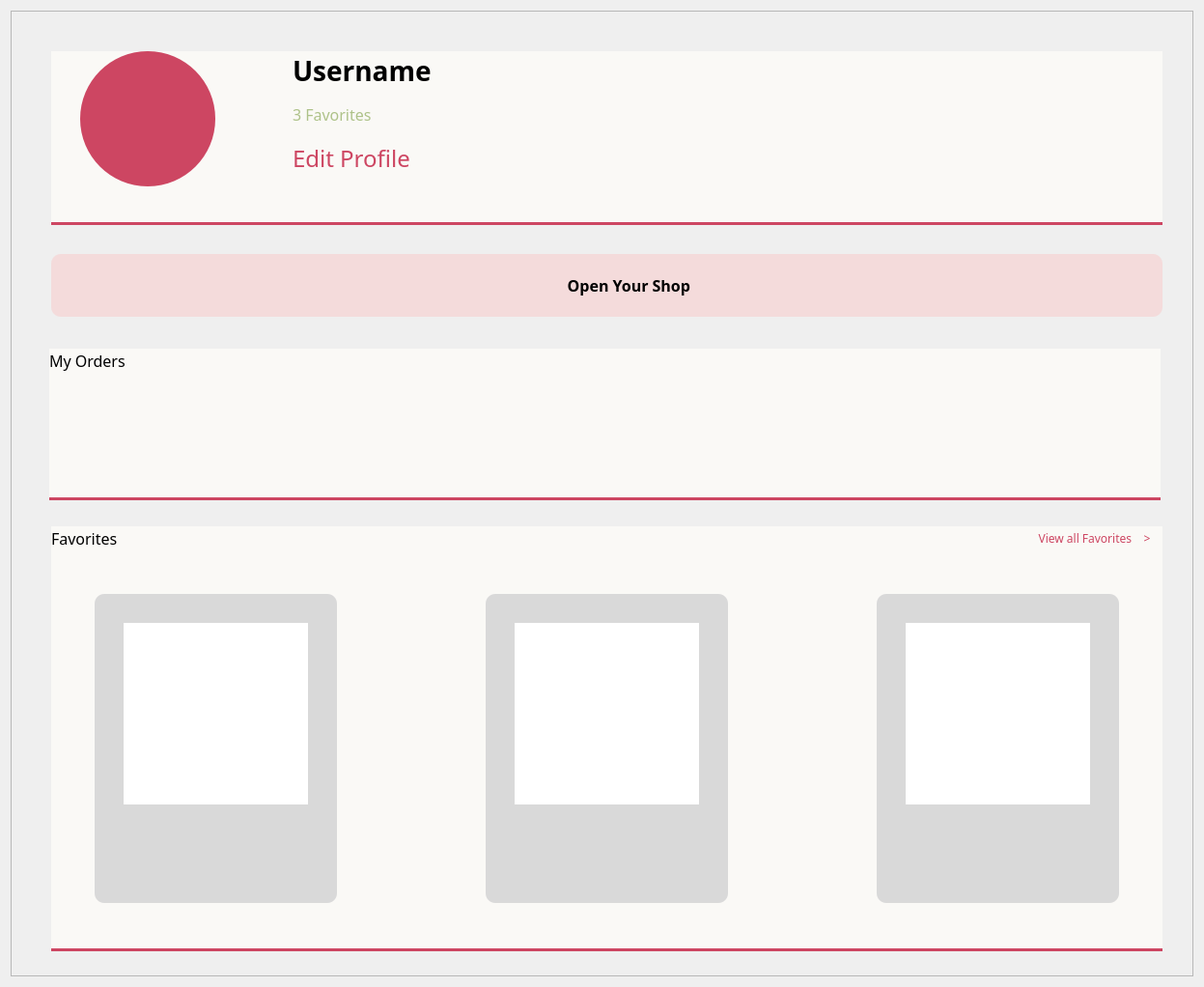
       <widget class="QWidget" name="scrollAreaWidgetContents_3">
        <property name="geometry">
         <rect>
          <x>0</x>
          <y>0</y>
          <width>1247</width>
          <height>1018</height>
         </rect>
        </property>
        <property name="styleSheet">
         <string notr="true"/>
        </property>
        <layout class="QVBoxLayout" name="verticalLayout_2">
         <item>
          <widget class="QFrame" name="frame_userprofile">
           <property name="minimumSize">
            <size>
             <width>0</width>
             <height>1000</height>
            </size>
           </property>
           <property name="frameShape">
            <enum>QFrame::StyledPanel</enum>
           </property>
           <property name="frameShadow">
            <enum>QFrame::Raised</enum>
           </property>
           <widget class="QWidget" name="profilecontainer" native="true">
            <property name="geometry">
             <rect>
              <x>42</x>
              <y>42</y>
              <width>1151</width>
              <height>180</height>
             </rect>
            </property>
            <property name="styleSheet">
             <string notr="true">border-bottom: 3px solid #CD4662;
background: #FAF9F6;</string>
            </property>
            <widget class="QLabel" name="profilepic">
             <property name="geometry">
              <rect>
               <x>30</x>
               <y>0</y>
               <width>140</width>
               <height>140</height>
              </rect>
             </property>
             <property name="styleSheet">
              <string notr="true">border: none;
border-radius: 70px;
background: #cd4662;</string>
             </property>
             <property name="text">
              <string/>
             </property>
            </widget>
            <widget class="QLabel" name="usernamelabel">
             <property name="geometry">
              <rect>
               <x>250</x>
               <y>0</y>
               <width>151</width>
               <height>41</height>
              </rect>
             </property>
             <property name="styleSheet">
              <string notr="true">border: none;
color: #000;
font-family: Suwannaphum;
font-size: 28px;
font-style: normal;
font-weight: 700;
line-height: normal;</string>
             </property>
             <property name="text">
              <string>Username</string>
             </property>
            </widget>
            <widget class="QLabel" name="favloriteabel">
             <property name="geometry">
              <rect>
               <x>250</x>
               <y>45</y>
               <width>151</width>
               <height>41</height>
              </rect>
             </property>
             <property name="styleSheet">
              <string notr="true">border: none;
color: #AEC289;
font-family: Suwannaphum;
font-size: 16px;
font-style: normal;
font-weight: 400;
line-height: normal;</string>
             </property>
             <property name="text">
              <string>3 Favorites</string>
             </property>
            </widget>
            <widget class="QPushButton" name="editprofilebutton">
             <property name="geometry">
              <rect>
               <x>250</x>
               <y>90</y>
               <width>131</width>
               <height>41</height>
              </rect>
             </property>
             <property name="styleSheet">
              <string notr="true">border: none;
color: #CD4662;
font-family: Suwannaphum;
font-size: 24px;
font-style: normal;
font-weight: 400;
line-height: normal;
text-align: left;</string>
             </property>
             <property name="text">
              <string>Edit Profile</string>
             </property>
            </widget>
           </widget>
           <widget class="QPushButton" name="backbutton">
            <property name="geometry">
             <rect>
              <x>0</x>
              <y>10</y>
              <width>20</width>
              <height>31</height>
             </rect>
            </property>
            <property name="styleSheet">
             <string notr="true">border: none;
image: url(:/pic/realimages/backhomoe.png);</string>
            </property>
            <property name="text">
             <string/>
            </property>
           </widget>
           <widget class="QWidget" name="myordercontainer" native="true">
            <property name="geometry">
             <rect>
              <x>40</x>
              <y>350</y>
              <width>1151</width>
              <height>157</height>
             </rect>
            </property>
            <property name="styleSheet">
             <string notr="true">border-bottom: 3px solid #CD4662;
background: #FAF9F6;
</string>
            </property>
            <widget class="QLabel" name="myorderlabel">
             <property name="geometry">
              <rect>
               <x>0</x>
               <y>0</y>
               <width>100</width>
               <height>25</height>
              </rect>
             </property>
             <property name="styleSheet">
              <string notr="true">border: none;
color: #000;
text-align: center;
font-family: Suwannaphum;
font-size: 16px;
font-style: normal;
font-weight: 400;
line-height: normal;</string>
             </property>
             <property name="text">
              <string>My Orders</string>
             </property>
            </widget>
            <widget class="QPushButton" name="tobeshipbutton">
             <property name="geometry">
              <rect>
               <x>250</x>
               <y>40</y>
               <width>90</width>
               <height>90</height>
              </rect>
             </property>
             <property name="styleSheet">
              <string notr="true">image: url(:/pic/images/newres/tobeshipped.png);
border: none;</string>
             </property>
             <property name="text">
              <string/>
             </property>
            </widget>
            <widget class="QPushButton" name="tobereceivebutton">
             <property name="geometry">
              <rect>
               <x>550</x>
               <y>40</y>
               <width>90</width>
               <height>90</height>
              </rect>
             </property>
             <property name="styleSheet">
              <string notr="true">image: url(:/pic/images/newres/toberecieved.png);
border: none;</string>
             </property>
             <property name="text">
              <string/>
             </property>
            </widget>
            <widget class="QPushButton" name="completebutton">
             <property name="geometry">
              <rect>
               <x>850</x>
               <y>40</y>
               <width>90</width>
               <height>90</height>
              </rect>
             </property>
             <property name="styleSheet">
              <string notr="true">image: url(:/pic/images/newres/completed.png);
border: none;</string>
             </property>
             <property name="text">
              <string/>
             </property>
            </widget>
           </widget>
           <widget class="QWidget" name="favcontainer" native="true">
            <property name="geometry">
             <rect>
              <x>42</x>
              <y>534</y>
              <width>1151</width>
              <height>440</height>
             </rect>
            </property>
            <property name="styleSheet">
             <string notr="true">border-bottom: 3px solid #CD4662;
background: #FAF9F6;</string>
            </property>
            <widget class="QWidget" name="product_13" native="true">
             <property name="geometry">
              <rect>
               <x>45</x>
               <y>70</y>
               <width>251</width>
               <height>320</height>
              </rect>
             </property>
             <property name="styleSheet">
              <string notr="true">border-radius: 10px;
                background: #D9D9D9;
border:none;</string>
             </property>
             <widget class="QPushButton" name="picproduct1_15">
              <property name="geometry">
               <rect>
                <x>30</x>
                <y>30</y>
                <width>191</width>
                <height>188</height>
               </rect>
              </property>
              <property name="styleSheet">
               <string notr="true">background-color: #FFF;
border-radius: 0px;</string>
              </property>
              <property name="text">
               <string/>
              </property>
             </widget>
            </widget>
            <widget class="QLabel" name="favlabel">
             <property name="geometry">
              <rect>
               <x>0</x>
               <y>0</y>
               <width>100</width>
               <height>25</height>
              </rect>
             </property>
             <property name="styleSheet">
              <string notr="true">border: none;
color: #000;
text-align: center;
font-family: Suwannaphum;
font-size: 16px;
font-style: normal;
font-weight: 400;
line-height: normal;</string>
             </property>
             <property name="text">
              <string>Favorites</string>
             </property>
            </widget>
            <widget class="QWidget" name="product_14" native="true">
             <property name="geometry">
              <rect>
               <x>450</x>
               <y>70</y>
               <width>251</width>
               <height>320</height>
              </rect>
             </property>
             <property name="styleSheet">
              <string notr="true">border-radius: 10px;
                background: #D9D9D9;
border:none;</string>
             </property>
             <widget class="QPushButton" name="picproduct1_18">
              <property name="geometry">
               <rect>
                <x>30</x>
                <y>30</y>
                <width>191</width>
                <height>188</height>
               </rect>
              </property>
              <property name="styleSheet">
               <string notr="true">background-color: #FFF;
border-radius: 0px;</string>
              </property>
              <property name="text">
               <string/>
              </property>
             </widget>
            </widget>
            <widget class="QWidget" name="product_15" native="true">
             <property name="geometry">
              <rect>
               <x>855</x>
               <y>70</y>
               <width>251</width>
               <height>320</height>
              </rect>
             </property>
             <property name="styleSheet">
              <string notr="true">border-radius: 10px;
                background: #D9D9D9;
border:none;</string>
             </property>
             <widget class="QPushButton" name="picproduct1_19">
              <property name="geometry">
               <rect>
                <x>30</x>
                <y>30</y>
                <width>191</width>
                <height>188</height>
               </rect>
              </property>
              <property name="styleSheet">
               <string notr="true">background-color: #FFF;
border-radius: 0px;</string>
              </property>
              <property name="text">
               <string/>
              </property>
             </widget>
            </widget>
            <widget class="QPushButton" name="pushButton">
             <property name="geometry">
              <rect>
               <x>1020</x>
               <y>0</y>
               <width>121</width>
               <height>24</height>
              </rect>
             </property>
             <property name="styleSheet">
              <string notr="true">color:  #CD4662;
text-align: center;
font-family: Suwannaphum;
font-size: 12px;
font-style: normal;
font-weight: 400;
line-height: normal;
border: none;</string>
             </property>
             <property name="text">
              <string>View all Favorites    &gt;</string>
             </property>
            </widget>
           </widget>
           <widget class="QPushButton" name="openshopbutton">
            <property name="geometry">
             <rect>
              <x>42</x>
              <y>252</y>
              <width>1151</width>
              <height>65</height>
             </rect>
            </property>
            <property name="styleSheet">
             <string notr="true">border-radius: 10px;
background: #F4DBDB;
color: #000;
text-align: center;
font-family: Suwannaphum;
font-size: 16px;
font-style: normal;
font-weight: 700;
line-height: normal;</string>
            </property>
            <property name="text">
             <string>           Open Your Shop</string>
            </property>
           </widget>
           <widget class="QLabel" name="openshoppic">
            <property name="geometry">
             <rect>
              <x>520</x>
              <y>252</y>
              <width>49</width>
              <height>65</height>
             </rect>
            </property>
            <property name="styleSheet">
             <string notr="true">image: url(:/pic/images/newres/openyourshop.png);
border: none;
background: none;</string>
            </property>
            <property name="text">
             <string/>
            </property>
           </widget>
          </widget>
         </item>
        </layout>
       </widget>
